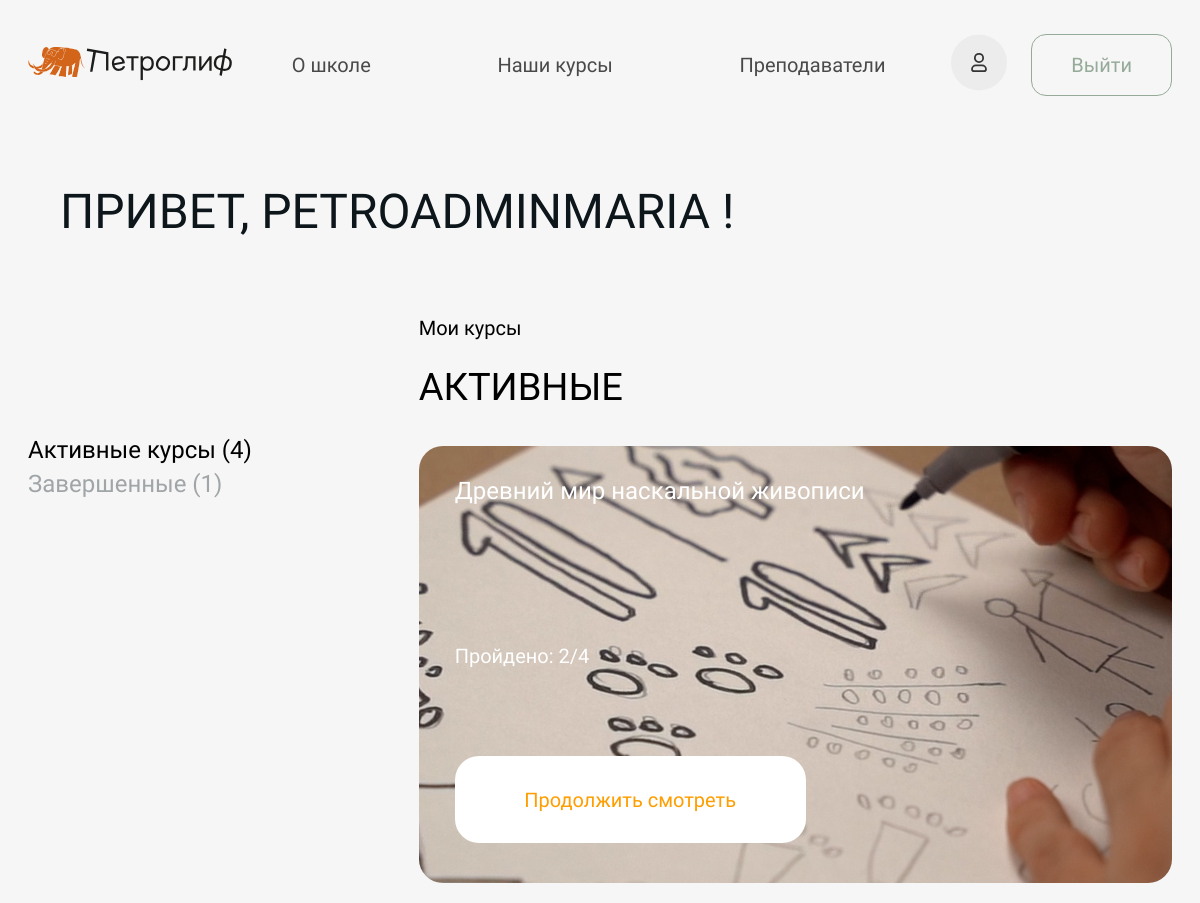
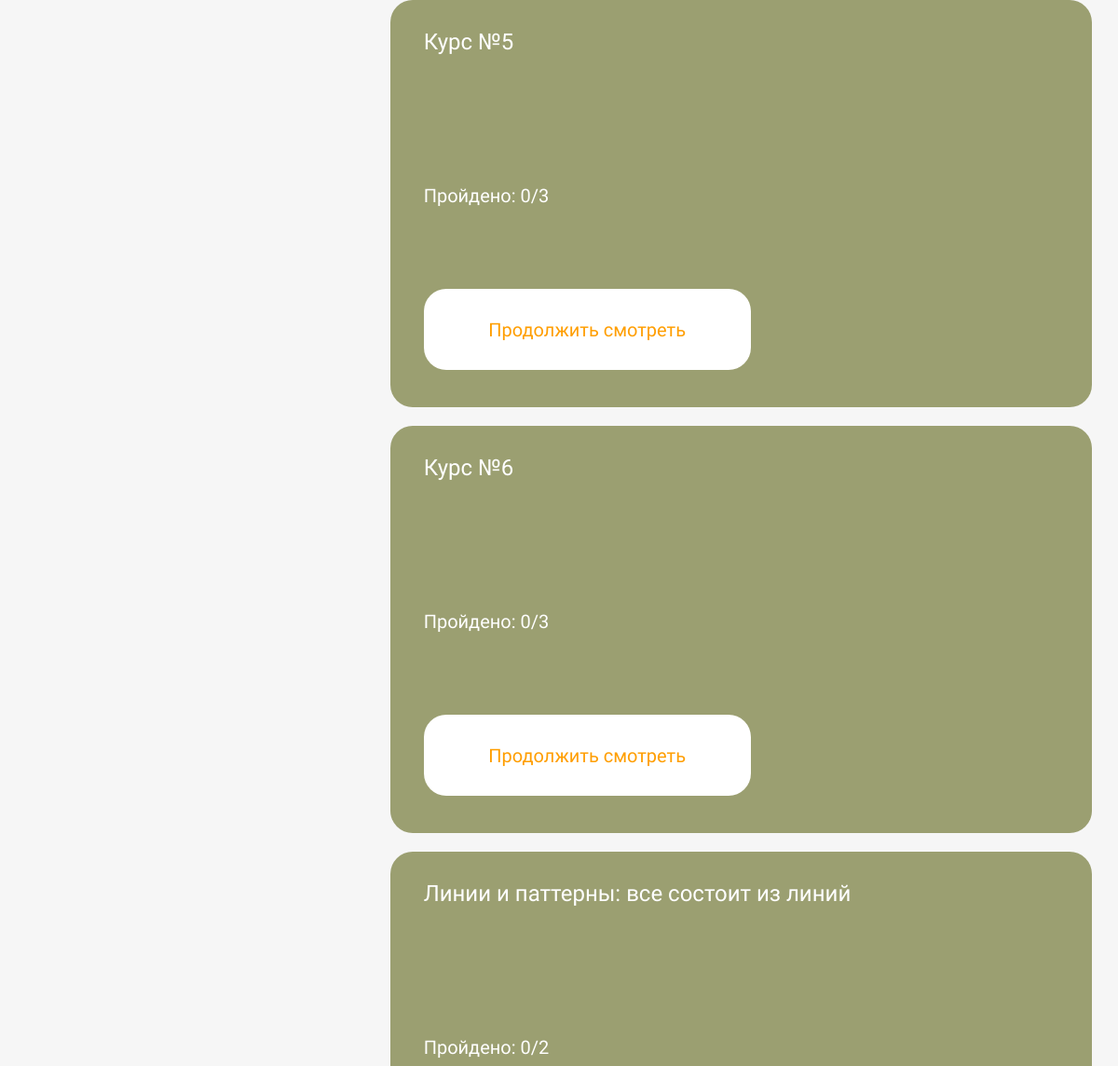
The app's page /self-account/ (signed in, upper part), older data (2 pictures, top to bottom).
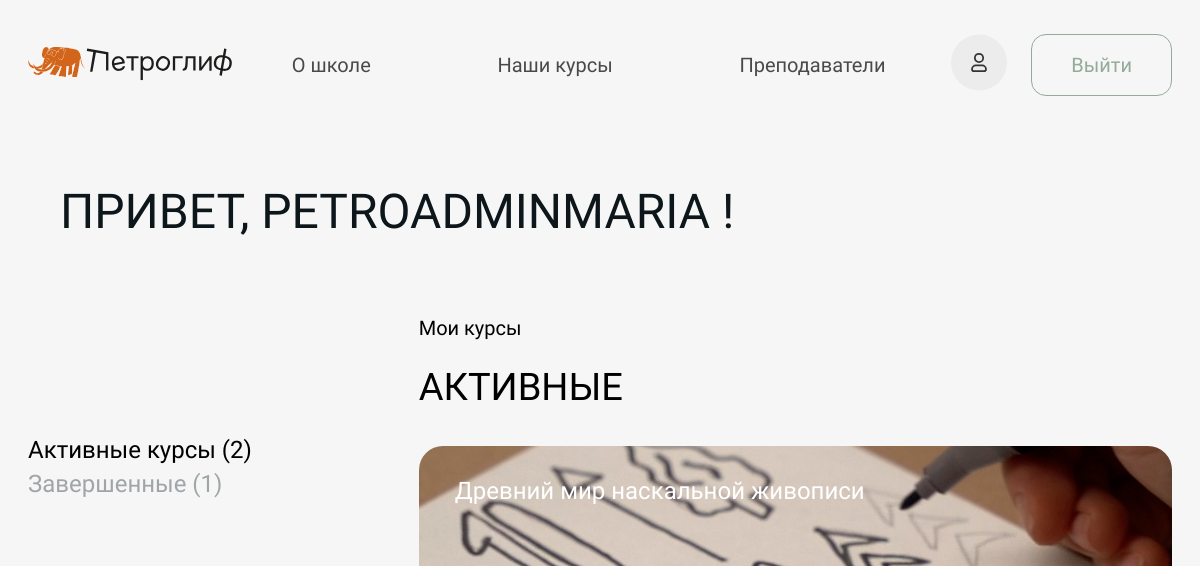
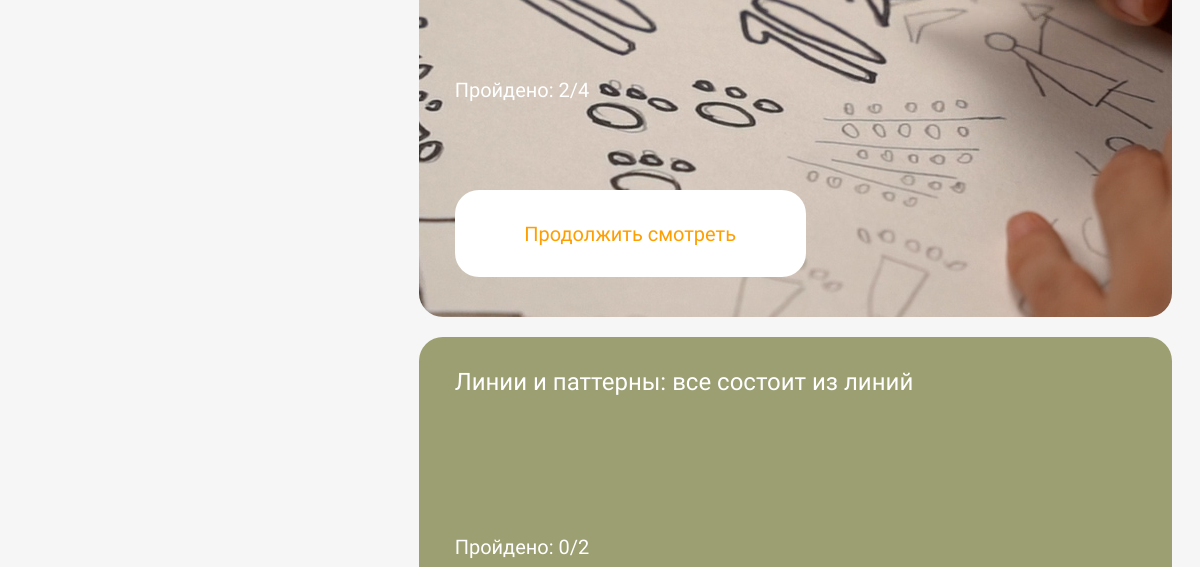
The same page, newer data (2 pictures, top to bottom).
### authapp/models.py (models this page shows, shortened)
class StudentUser(AbstractUser):
    id = models.UUIDField(default=uuid4, primary_key=True)
    username = None
    first_name = models.CharField(verbose_name="Имя", max_length=30, blank=False)
    email = models.EmailField(verbose_name="Адрес электронной почты", unique=True, blank=False,
                              validators=[EmailValidator])
    phone_number = models.CharField(verbose_name="Номер телефона", max_length=13, unique=True, blank=False)
    age = models.IntegerField(verbose_name="Возраст", blank=True, null=True)
    bio = models.TextField(verbose_name="Биография", blank=True)
    courses = models.ManyToManyField(Course, verbose_name="Курсы", blank=True, related_name="students")
    created_at = models.DateTimeField(verbose_name='Создан', auto_now_add=True)
    updated_at = models.DateTimeField(verbose_name='Обновлен', auto_now=True)
    deleted = models.BooleanField(default=False)
    activation_key = models.CharField(max_length=128, blank=True)
    activation_key_expires = models.DateTimeField(default=(now() + timedelta(hours=48)))
    objects = StudentUserManager()
    USERNAME_FIELD = 'email'
    REQUIRED_FIELDS = ['first_name', 'phone_number']

### mainapp/models.py (models this page shows, shortened)
class Course(models.Model):
    class CourseCategory(models.TextChoices):
        ART = ("ART", "ИСКУССТВО")
        DESIGN = ("DESIGN", "ДИЗАЙН")
        SOFT_SKILLS = ("SOFT_SKILLS", "SOFT SKILLS")
    id = models.UUIDField(default=uuid4, primary_key=True)
    title = models.CharField(verbose_name="Название курса", max_length=150)
    slug = models.SlugField(verbose_name="URL", max_length=200, unique=True, blank=True, null=True)
    category = models.CharField(verbose_name="Категория курса", max_length=11, choices=CourseCategory.choices)
    note = models.CharField(verbose_name="Цель курса", max_length=200, blank=True)
    description = models.TextField(verbose_name="Описание курса", blank=True)
    price = models.IntegerField(verbose_name="Стоимость курса")
    image = models.ImageField(verbose_name="Изображение", blank=True, null=True, upload_to="сourses_images")
    talents = models.ManyToManyField(Talent, verbose_name="Навыки, которые дает курс", related_name="courses")
    benefits = models.ManyToManyField(Benefit, verbose_name="Польза курса", related_name="courses")
    lesson_qty = models.CharField(verbose_name="Количество уроков", max_length=25, blank=True)
    duration = models.CharField(verbose_name="Продолжительность курса", max_length=25, blank=True)
    age_group = models.CharField(verbose_name="Возрастная группа", max_length=25, blank=True)
    tools = models.TextField(verbose_name="Необходимые материалы и инструменты для курса", blank=True)
    preparation = models.ForeignKey(Preparation, verbose_name="Уровень подготовки", on_delete=models.CASCADE,
                                    null=True, related_name="courses")
    filling = models.TextField(verbose_name="Наполнение курса", blank=True)
    mentors = models.ManyToManyField(Mentor, verbose_name="Менторы", related_name="courses")
    question_lessons_features = models.TextField(verbose_name="Как проходят занятия на курсе?")
    question_access_duration = models.TextField(verbose_name="На сколько по времени доступен курс?")
    question_homework = models.TextField(verbose_name="Что насчет домашнего задания?")
    question_joining_telegram_chat = models.TextField(verbose_name="Что я получу, вступив в телеграм-канал курса?")
    question_paid_no_access = models.TextField(verbose_name="Я оплатил и не получил доступ к курсу")
    telegram_channel_link = models.URLField(verbose_name="Ссылка на тг-канал", blank=True, null=True)
    is_popular = models.BooleanField(verbose_name="Популярный", default=False)
    created_at = models.DateTimeField(verbose_name='Создан', auto_now_add=True)
    updated_at = models.DateTimeField(verbose_name='Обновлен', auto_now=True)
    deleted = models.BooleanField(verbose_name="Удален", default=False)
    class Meta:
        verbose_name = "Курс"
        verbose_name_plural = "Курсы"
        ordering = ["title"]

### mainapp/views.py (the view)
# urls.py: path('self-account/', main_views.view_self_account, name='self-account'),
def view_self_account(request):
    current_user = request.user
    if current_user.is_authenticated:
        account_courses = {}
        active_courses = 0
        completed_courses = 0
        courses = current_user.courses.all()
        for course in courses:
            account_courses[course.id] = {}
            account_courses[course.id]['title'] = course.title
            account_courses[course.id]['slug'] = course.slug
            account_courses[course.id]['image'] = course.image
            account_courses[course.id]['lesons_count'] = course.lessons.count()
            studentCourse = mainapp_models.StudentCourse.objects.filter(user=current_user) & mainapp_models.StudentCourse.objects.filter(course=course)
            if studentCourse:
                account_courses[course.id]['lesons_view'] = studentCourse[0].lesson_number - 1
            else:
                account_courses[course.id]['lesons_view'] = 0
            if account_courses[course.id]['lesons_count'] > account_courses[course.id]['lesons_view']:
                account_courses[course.id]['is_active'] = True
                active_courses += 1
            else:
                account_courses[course.id]['is_active'] = False
                completed_courses += 1
        context = {'user': current_user,
                   'active_courses': active_courses,
                   'completed_courses': completed_courses,
                   'account_courses': account_courses,
                   }
        return render(request, 'mainapp/user_page.html', context)
    else:
        messages.error(request, 'Для входа в личный кабинет Вам необходимо авторизоваться')
        return redirect('index')

### authapp/auth.py (called while the page is built)
    def get_user(self, user_id):
        try:
            return User.objects.get(pk=user_id)
        except User.DoesNotExist:
            return None

### mainapp/templates/mainapp/user_page.html (shortened to what this page needs)
{% extends "mainapp/base.html" %}
{% block content %}
    {% include "mainapp/parts_pages/account_courses.html" %}
{% endblock %}

### mainapp/templates/mainapp/base.html (shortened to what this page needs)
{% load static %}
<!DOCTYPE html>
<html lang="ru">
<head>
    <link href="{% static 'css/index.css' %}" rel="stylesheet">
    <link href="{% static 'css/course.css' %}" rel="stylesheet">
    <link href="{% static 'css/account.css' %}" rel="stylesheet">
</head>
<body>
    <div class="site-box">
        <header id="header">
            <div class="header__logo"><a href="#"><img src="{% static 'img/logo.svg' %}" alt="Logo"></a></div>
            <nav class="header__menu">
                <ul>
                    <li><a href="/#anchor-about">О школе</a></li>
                    <li><a href="/#anchor-courses">Наши курсы</a></li>
                    <li><a href="/#anchor-mentors">Преподаватели</a></li>
                </ul>
            </nav>
            <div class="header__buttons">
                {% if request.user.is_authenticated %}
                    <a href="/self-account/">
                        <span class="header__self-account" title="Вход в личный кабинет"></span>
                    </a>
                    <a href="/logout/" class="header__login" id="header__logout">Выйти</a>
                {% else %}
                    <a href="#" class="header__login" id="header__login">Войти</a>
                {% endif %}
            </div>
        </header>
    </div>
    {% block content %}
    {% endblock %}
</body>
</html>

### mainapp/templates/mainapp/parts_pages/account_courses.html (shortened to what this page needs)
{% load static %}
<div class="site-box">
    <h1 class="section__title">Привет, {{ user.first_name }} !</h1>
</div>
<div class="site-box">
    <div class="account__courses-my">
        <div class="account__courses-my-nothing"></div>
        <div class="account__courses-my-text">Мои курсы</div>
    </div>
    <div class="account__courses">
        <div class="account__courses-stat">
            <p class="account__courses-stat-active">Активные курсы ({{ active_courses }})</p>
            <p class="account__courses-stat-end">Завершенные ({{ completed_courses }})</p>
        </div>
        <div class="account__courses-data">
            <p class="account__courses-active">АКТИВНЫЕ</p>
            {% if active_courses <= 0 %}
            <div class="account__courses-none">
                <p>У вас нет активных курсов</p>
                <a href="/#anchor-courses" class="account__courses-buy">Выбрать курс</a>
            </div>
            {% else %}
                {% for key, value in account_courses.items %}
                    {% if value.is_active %}
                    <div class="account__courses-card">
                        <img src="/media/{{ value.image }}" alt="" class="account__courses-card-img">
                        <p class="account__courses-card-name">{{ value.title }}</p>
                        <p class="account__courses-card-count">Пройдено: {{ value.lesons_view }}/{{ value.lesons_count }}</p>
                        <a href="/self-account/course/{{ value.slug }}/" class="account__courses-card-a">
                            <div class="account__courses-card-btn">Продолжить смотреть</div>
                        </a>
                    </div>
                    {% endif %}
                {% endfor %}
            {% endif %}
        </div>
    </div>
</div>

### mainapp/static/css/index.css (style rules this page uses)
* { margin: 0; padding: 0; }
body { font-family: 'Onest', sans-serif; font-size: 16px; font-weight: 300; line-height: 1; background: #F6F6F6; }
.site-box { max-width: 1224px; min-width: 347px; padding: 0 clamp(14px, 3vw, 28px); margin: 0 auto; font-weight: 400; }
.section__title { color: #0D161B; font-size: clamp(2.375rem, 4vw, 3.5rem); font-weight: 400; text-transform: uppercase; padding: clamp(40px, 6vw, 100px) calc(clamp(40px, 6vw, 76px) - 40px) clamp(40px, 6vw, 80px); }
header { width: 100%; display: flex; justify-content: space-between; align-items: center; font-weight: 400; position: relative; margin-top: calc(77px - clamp(20px, 4vw, 43px)); margin-bottom: calc(77px - clamp(57px, 4vw, 63px)); }
.header__logo { min-width: clamp(161px, 17vw, 249px); min-height: clamp(47px, 5vw, 55px); overflow: hidden; display: flex; justify-content: center; align-items: center; }
.header__logo img { width: clamp(161px, 17vw, 249px); height: clamp(47px, 5vw, 55px); }
.header__menu { width: 100%; }
.header__menu ul { display: flex; gap: 7px; list-style: none; justify-content: space-around; }
.header__menu ul li a { text-decoration: none; font-size: clamp(1rem, 3vw, 1.25rem); color: rgba(0, 0, 0, 0.7); font-style: normal; font-weight: 400; text-wrap: nowrap; position: relative; }
.header__menu ul li a::before { content: ''; width: 0; height: 3px; background-color: #95AA99; position: absolute; top: 90%; left: 0; transition: .5s; mix-blend-mode: multiply; }
.header__menu ul li a::after { content: ''; width: 0; height: 3px; background-color: #D9D9D9; position: absolute; top: 90%; right: 0; transition: .5s; mix-blend-mode: multiply; }
.header__buttons { display: flex; gap: 19px; }
.header__buttons a { text-decoration: none; }
.header__login { border-radius: 15px; font-size: 1.25rem; padding: clamp(14px, 2vw, 20px) clamp(21px, 5vw, 39px); border: 1px solid #95AA99; color: #95AA99; }
.header__self-account { background-image: url(../img/self-account.svg); background-size: contain; display: inline-block; background-repeat: no-repeat; background-position: center center; height: clamp(37px, 4vw, 47px); width: clamp(57px, 4vw, 67px); padding: 5px; object-fit: cover; }

### mainapp/static/css/account.css (style rules this page uses)
.account__courses-my { display: flex; gap: 14px; }
.account__courses-my-nothing { flex: 1; }
.account__courses-my-text { padding-top: clamp(5px, 1vw, 10px); padding-bottom: clamp(5px, 1vw, 10px); font-size: clamp(1rem, 2vw, 1.25rem); flex: 2; }
.account__courses { display: flex; gap: 14px; margin-bottom: clamp(50px, 5vw, 100px); }
.account__courses-stat { flex: 1; margin-top: clamp(90px, 6vw, 120px); }
.account__courses-stat-active { font-size: clamp(1.5rem, 2vw, 2.25rem); }
.account__courses-stat-end { font-size: clamp(1.5rem, 2vw, 2.25rem); color: #A0A5A8; margin-top: 10px; }
.account__courses-data { flex: 2; display: flex; justify-content: left; flex-direction: column; gap: clamp(10px, 2vw, 20px); }
.account__courses-active { padding-top: clamp(10px, 2vw, 20px); padding-bottom: clamp(10px, 2vw, 20px); font-size: clamp(2.375rem, 3vw, 3.5rem); }
.account__courses-card { border-radius: 24px; height: 437px; display: flex; justify-content: center; align-items: center; position: relative; overflow: hidden; }
.account__courses-card-img { position: absolute; min-width: 100%; min-height: 100%; flex-shrink: 0; z-index: -1; }
.account__courses-card-name { position: absolute; left: clamp(14px, 3vw, 36px); right: clamp(14px, 3vw, 36px); top: 30px; font-size: clamp(1.5rem, 2vw, 2.25rem); line-height: 1.3; color: #FFFFFF; }
.account__courses-card-count { position: absolute; left: clamp(14px, 3vw, 36px); right: clamp(14px, 3vw, 36px); top: calc(300px - clamp(100px, 3vw, 150px)); font-size: clamp(1rem, 2vw, 1.25rem); color: #FFFFFF; font-weight: 200; }
.account__courses-card-a { text-decoration: none; cursor: pointer; }
.account__courses-card-btn { width: clamp(300px, 30vw, 351px); height: clamp(87px, 5vw, 92px); border-radius: 24px; background-color: #FFFFFF; color: #FF9E00; font-size: clamp(1.125rem, 2vw, 1.25rem); display: flex; justify-content: center; align-items: center; position: absolute; left: clamp(14px, 3vw, 36px); bottom: 40px; }

Row changes from the older to the newer data that the page shows:
removed Course: image (picture), title "Курс №5"
removed Course: image (picture), title "Курс №6"
Text that changed along with them:
{{ active_courses }}: "4" → "2"
list line gone: "Пройдено: 0 / 3 Продолжить смотреть"
